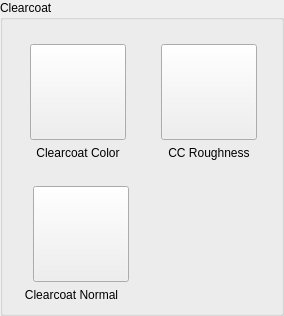
        <widget class="QGroupBox" name="grpClearcoat">
         <property name="title">
          <string>Clearcoat</string>
         </property>
         <layout class="QGridLayout" name="gridLayout_17">
          <item row="0" column="0">
           <layout class="QGridLayout" name="gridLayout_14">
            <item row="0" column="1">
             <spacer name="spCCColor">
              <property name="orientation">
               <enum>Qt::Orientation::Horizontal</enum>
              </property>
              <property name="sizeHint" stdset="0">
               <size>
                <width>13</width>
                <height>13</height>
               </size>
              </property>
             </spacer>
            </item>
            <item row="1" column="0">
             <spacer name="horizontalSpacer_23">
              <property name="orientation">
               <enum>Qt::Orientation::Horizontal</enum>
              </property>
              <property name="sizeHint" stdset="0">
               <size>
                <width>13</width>
                <height>20</height>
               </size>
              </property>
             </spacer>
            </item>
            <item row="1" column="1">
             <widget class="QPushButton" name="btnCCColor">
              <property name="minimumSize">
               <size>
                <width>96</width>
                <height>96</height>
               </size>
              </property>
              <property name="maximumSize">
               <size>
                <width>96</width>
                <height>96</height>
               </size>
              </property>
              <property name="toolTip">
               <string>Load/Replace Clearcoat Color</string>
              </property>
              <property name="text">
               <string/>
              </property>
              <property name="iconSize">
               <size>
                <width>90</width>
                <height>90</height>
               </size>
              </property>
             </widget>
            </item>
            <item row="1" column="2">
             <spacer name="horizontalSpacer_24">
              <property name="orientation">
               <enum>Qt::Orientation::Horizontal</enum>
              </property>
              <property name="sizeHint" stdset="0">
               <size>
                <width>13</width>
                <height>20</height>
               </size>
              </property>
             </spacer>
            </item>
            <item row="2" column="1">
             <widget class="QLabel" name="lblCCColor">
              <property name="text">
               <string>Clearcoat Color</string>
              </property>
              <property name="alignment">
               <set>Qt::AlignmentFlag::AlignHCenter</set>
              </property>
             </widget>
            </item>
           </layout>
          </item>
          <item row="0" column="1">
           <layout class="QGridLayout" name="gridLayout_15">
            <item row="0" column="1">
             <spacer name="spCCRough">
              <property name="orientation">
               <enum>Qt::Orientation::Horizontal</enum>
              </property>
              <property name="sizeHint" stdset="0">
               <size>
                <width>13</width>
                <height>13</height>
               </size>
              </property>
             </spacer>
            </item>
            <item row="1" column="0">
             <spacer name="spCCNormal">
              <property name="orientation">
               <enum>Qt::Orientation::Horizontal</enum>
              </property>
              <property name="sizeHint" stdset="0">
               <size>
                <width>13</width>
                <height>13</height>
               </size>
              </property>
             </spacer>
            </item>
            <item row="1" column="1">
             <widget class="QPushButton" name="btnCCRough">
              <property name="minimumSize">
               <size>
                <width>96</width>
                <height>96</height>
               </size>
              </property>
              <property name="maximumSize">
               <size>
                <width>96</width>
                <height>96</height>
               </size>
              </property>
              <property name="toolTip">
               <string>Load/Replace Clearcoat Roughness</string>
              </property>
              <property name="text">
               <string/>
              </property>
              <property name="iconSize">
               <size>
                <width>90</width>
                <height>90</height>
               </size>
              </property>
             </widget>
            </item>
            <item row="1" column="2">
             <spacer name="spCCNormal_2">
              <property name="orientation">
               <enum>Qt::Orientation::Horizontal</enum>
              </property>
              <property name="sizeHint" stdset="0">
               <size>
                <width>13</width>
                <height>13</height>
               </size>
              </property>
             </spacer>
            </item>
            <item row="2" column="1">
             <widget class="QLabel" name="lblCCRough">
              <property name="text">
               <string>CC Roughness</string>
              </property>
              <property name="alignment">
               <set>Qt::AlignmentFlag::AlignHCenter</set>
              </property>
             </widget>
            </item>
           </layout>
          </item>
          <item row="1" column="0">
           <layout class="QGridLayout" name="gridLayout_16">
            <item row="0" column="1">
             <spacer name="horizontalSpacer_26">
              <property name="orientation">
               <enum>Qt::Orientation::Horizontal</enum>
              </property>
              <property name="sizeHint" stdset="0">
               <size>
                <width>13</width>
                <height>20</height>
               </size>
              </property>
             </spacer>
            </item>
            <item row="1" column="0">
             <spacer name="horizontalSpacer_25">
              <property name="orientation">
               <enum>Qt::Orientation::Horizontal</enum>
              </property>
              <property name="sizeHint" stdset="0">
               <size>
                <width>13</width>
                <height>20</height>
               </size>
              </property>
             </spacer>
            </item>
            <item row="1" column="1">
             <widget class="QPushButton" name="btnCCNormal">
              <property name="minimumSize">
               <size>
                <width>96</width>
                <height>96</height>
               </size>
              </property>
              <property name="maximumSize">
               <size>
                <width>96</width>
                <height>96</height>
               </size>
              </property>
              <property name="toolTip">
               <string>Load/Replace Clearcoat Normal</string>
              </property>
              <property name="text">
               <string/>
              </property>
              <property name="iconSize">
               <size>
                <width>90</width>
                <height>90</height>
               </size>
              </property>
             </widget>
            </item>
            <item row="1" column="2">
             <spacer name="horizontalSpacer_27">
              <property name="orientation">
               <enum>Qt::Orientation::Horizontal</enum>
              </property>
              <property name="sizeHint" stdset="0">
               <size>
                <width>13</width>
                <height>20</height>
               </size>
              </property>
             </spacer>
            </item>
            <item row="2" column="0" colspan="2">
             <widget class="QLabel" name="lblCCNormal">
              <property name="text">
               <string>Clearcoat Normal</string>
              </property>
              <property name="alignment">
               <set>Qt::AlignmentFlag::AlignHCenter</set>
              </property>
             </widget>
            </item>
           </layout>
          </item>
         </layout>
        </widget>
